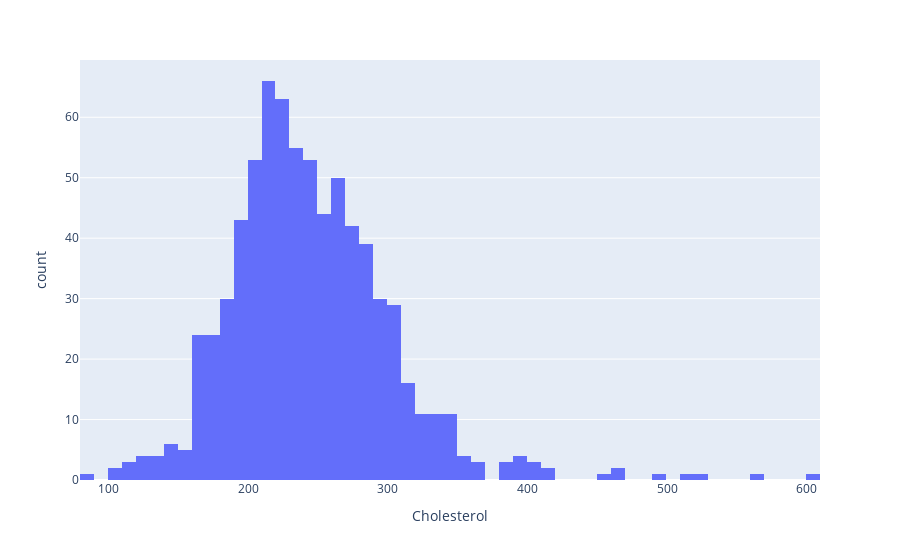

Here is the notebook cell this chart was saved with:
### Markdown cell above
### Need to clean cholesterol and RestingBP

### Code cell
fig = px.histogram(df, x="Cholesterol")
fig.show()

### Figure 1 — Plotly figure (JSON) as saved in the notebook; plotly's stock layout.template omitted (floating-point values rounded to 4 significant figures; data arrays with more than 128 entries replaced by an {"elided": "..."} marker saying what was removed)
{"data": [{"alignmentgroup": "True", "bingroup": "x", "hovertemplate": "Cholesterol=%{x}<br>count=%{y}<extra></extra>", "legendgroup": "", "marker": {"color": "#636efa", "pattern": {"shape": ""}}, "name": "", "offsetgroup": "", "orientation": "v", "showlegend": false, "type": "histogram", "x": {"elided": "918 int values"}, "xaxis": "x", "yaxis": "y"}], "layout": {"autosize": true, "barmode": "relative", "legend": {"tracegroupgap": 0}, "margin": {"t": 60}, "xaxis": {"anchor": "y", "autorange": true, "domain": [0, 1], "range": [79.5, 609.5], "title": {"text": "Cholesterol"}, "type": "linear"}, "yaxis": {"anchor": "x", "autorange": true, "domain": [0, 1], "range": [0, 69.47], "title": {"text": "count"}}}}
